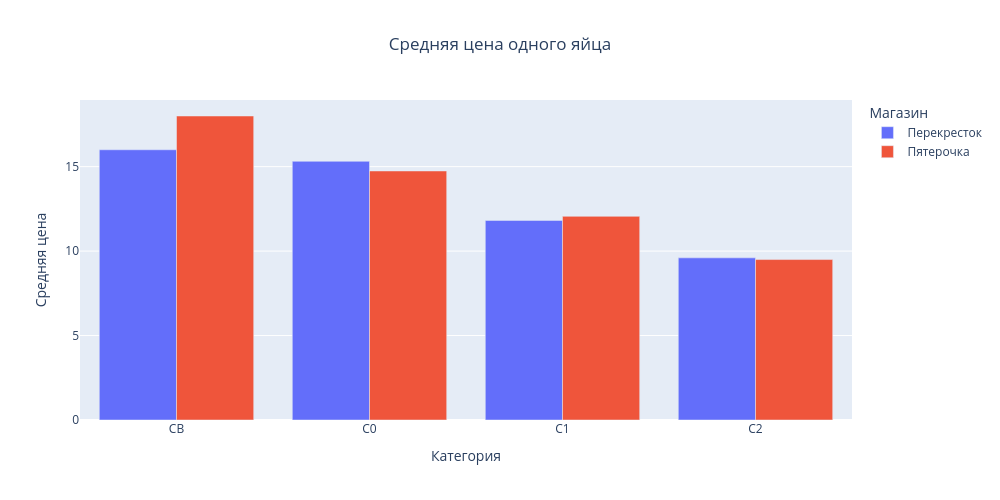

The code cell stored with this chart in its notebook:
### Code cell
import plotly.express as px
df_grouped = df.groupby(["Категория", "Магазин"])["Цена одного яйца"].mean().reset_index()

fig = px.bar(df_grouped, x="Категория", y="Цена одного яйца", color="Магазин", 
             barmode="group",
             opacity = 1,
             title="Средняя цена одного яйца",
             labels={"Цена одного яйца": "Средняя цена", "Категория": "Категория"},
            width = 1000, height = 500)
fig.update_layout(title_x=0.5)
fig.show()

### Figure 1 — Plotly figure (JSON) as saved in the notebook; plotly's stock layout.template omitted (floating-point values rounded to 4 significant figures)
{"data": [{"alignmentgroup": "True", "hovertemplate": "Магазин=Перекресток<br>Категория=%{x}<br>Средняя цена=%{y}<extra></extra>", "legendgroup": "Перекресток", "marker": {"color": "#636efa", "opacity": 1, "pattern": {"shape": ""}}, "name": "Перекресток", "offsetgroup": "Перекресток", "orientation": "v", "showlegend": true, "textposition": "auto", "type": "bar", "x": ["CB", "C0", "C1", "C2"], "xaxis": "x", "y": [16.0, 15.32, 11.82, 9.599], "yaxis": "y"}, {"alignmentgroup": "True", "hovertemplate": "Магазин=Пятерочка<br>Категория=%{x}<br>Средняя цена=%{y}<extra></extra>", "legendgroup": "Пятерочка", "marker": {"color": "#EF553B", "opacity": 1, "pattern": {"shape": ""}}, "name": "Пятерочка", "offsetgroup": "Пятерочка", "orientation": "v", "showlegend": true, "textposition": "auto", "type": "bar", "x": ["CB", "C0", "C1", "C2"], "xaxis": "x", "y": [18.0, 14.74, 12.06, 9.499], "yaxis": "y"}], "layout": {"barmode": "group", "height": 500, "legend": {"title": {"text": "Магазин"}, "tracegroupgap": 0}, "title": {"text": "Средняя цена одного яйца", "x": 0.5}, "width": 1000, "xaxis": {"anchor": "y", "autorange": true, "domain": [0, 1], "range": [-0.5, 3.5], "title": {"text": "Категория"}, "type": "category"}, "yaxis": {"anchor": "x", "autorange": true, "domain": [0, 1], "range": [0, 18.95], "title": {"text": "Средняя цена"}, "type": "linear"}}}
